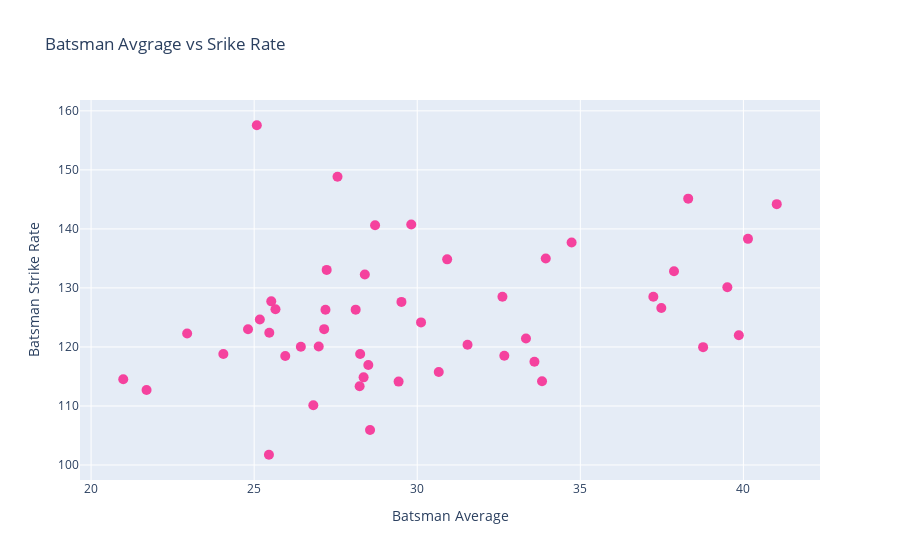

Write notebook code for a chart like this one.
### Code cell
# Plotting scatter plot
#import plotly.offline as pyo
trace = go.Scatter(x=avg['avg'], y=avg['batsman_runs'], 
                   mode='markers', text=avg['batsman'],
                   marker={'color':'#f5429e', 'size':10})
data = [trace]
layout = go.Layout(title='Batsman Avgrage vs Srike Rate',
                  xaxis={'title':'Batsman Average'},
                  yaxis={'title':'Batsman Strike Rate'},)
fig = go.Figure(data=data, layout=layout)
# save the plot in  html format
#pyo.plot(fig, filename='scatter_plot.html') 
# fig.show() is shown plots on jupyter notebook
fig.show()

### Figure 1 — Plotly figure (JSON) as saved in the notebook; plotly's stock layout.template omitted (floating-point values rounded to 4 significant figures)
{"data": [{"marker": {"color": "#f5429e", "size": 10}, "mode": "markers", "text": ["AB de Villiers", "AC Gilchrist", "AJ Finch", "AM Rahane", "AT Rayudu", "BB McCullum", "BJ Hodge", "CH Gayle", "DA Miller", "DA Warner", "DJ Bravo", "DJ Hussey", "DPMD Jayawardene", "DR Smith", "F du Plessis", "G Gambhir", "GJ Maxwell", "JH Kallis", "JP Duminy", "KA Pollard", "KC Sangakkara", "KD Karthik", "KK Nair", "M Vijay", "MEK Hussey", "MK Pandey", "MK Tiwary", "MS Dhoni", "NV Ojha", "PA Patel", "R Dravid", "RA Jadeja", "RG Sharma", "RV Uthappa", "S Badrinath", "S Dhawan", "SC Ganguly", "SE Marsh", "SK Raina", "SPD Smith", "SR Tendulkar", "SR Watson", "SS Tiwary", "SV Samson", "TM Dilshan", "V Kohli", "V Sehwag", "WP Saha", "YK Pathan", "Yuvraj Singh"], "type": "scatter", "x": [38.31, 27.22, 27.19, 33.59, 27.15, 28.11, 33.33, 41.02, 34.73, 40.14, 22.95, 26.98, 28.25, 28.39, 30.12, 31.54, 25.08, 28.55, 39.86, 28.71, 25.95, 24.81, 25.17, 26.43, 38.76, 28.5, 29.43, 37.87, 20.99, 21.7, 28.23, 24.06, 32.61, 29.52, 30.66, 32.67, 25.45, 39.51, 33.94, 37.24, 33.83, 30.92, 28.36, 25.46, 26.81, 37.48, 27.56, 25.52, 29.82, 25.65], "y": [145.1, 133.1, 126.3, 117.5, 123.0, 126.3, 121.4, 144.2, 137.7, 138.3, 122.3, 120.1, 118.8, 132.3, 124.2, 120.4, 157.6, 105.9, 122.0, 140.6, 118.5, 123.0, 124.7, 120.0, 120.0, 116.9, 114.1, 132.8, 114.5, 112.7, 113.3, 118.8, 128.5, 127.6, 115.7, 118.5, 101.7, 130.1, 135.0, 128.5, 114.2, 134.8, 114.9, 122.4, 110.1, 126.6, 148.8, 127.7, 140.8, 126.4]}], "layout": {"autosize": true, "title": {"text": "Batsman Avgrage vs Srike Rate"}, "xaxis": {"autorange": true, "range": [19.52, 42.49], "title": {"text": "Batsman Average"}, "type": "linear"}, "yaxis": {"autorange": true, "range": [96.04, 163.3], "title": {"text": "Batsman Strike Rate"}, "type": "linear"}}}
